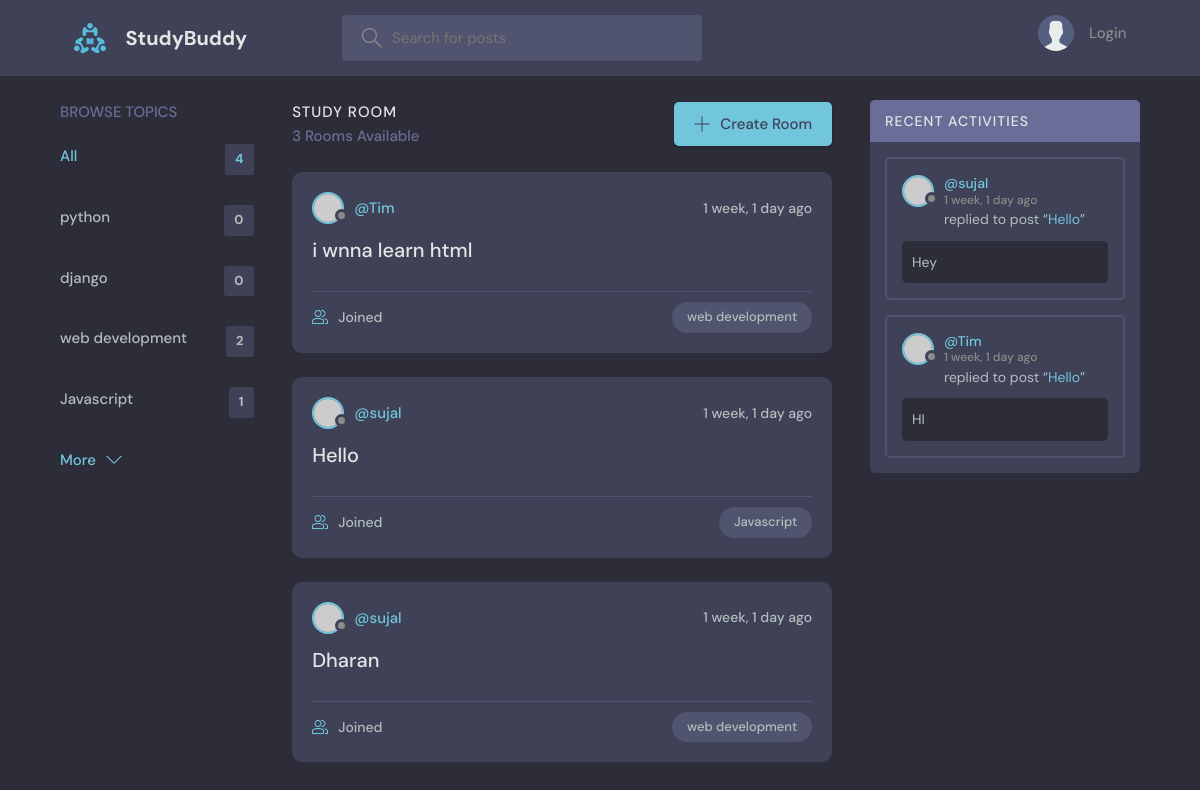
The app's page /, older data.
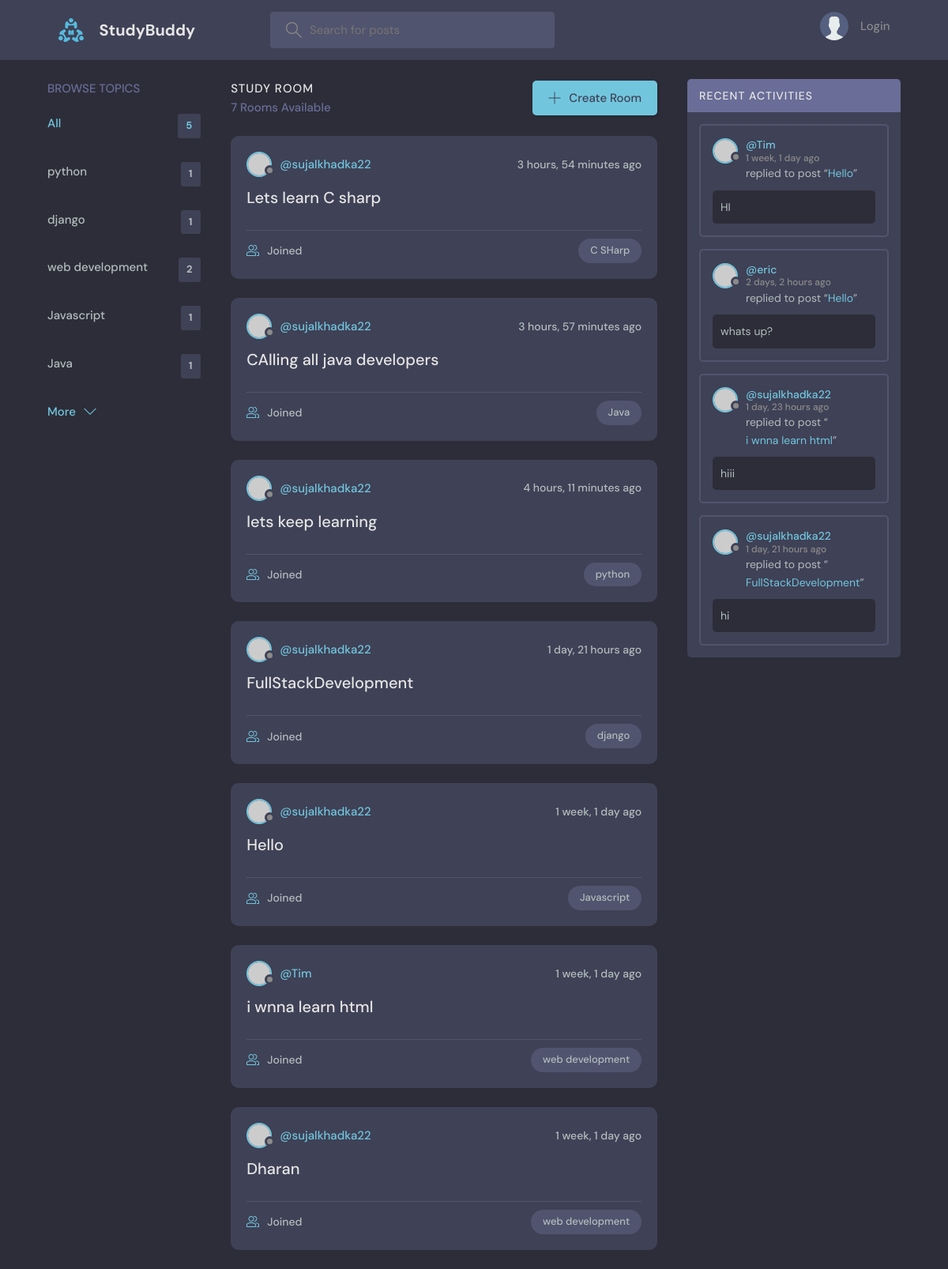
The same page, newer data.
### base/models.py (models this page shows, shortened)
class Topic(models.Model):
    name = models.CharField(max_length=200)

class Room(models.Model):
    host = models.ForeignKey(User, on_delete=models.SET_NULL, null=True)
    topic = models.ForeignKey(Topic, on_delete=models.SET_NULL, null=True)
    name = models.CharField(max_length=200)
    description = models.TextField(null=True, blank=True)
    participants = models.ManyToManyField(User, related_name="participants", blank=True)
    updated = models.DateTimeField(auto_now=True)
    created = models.DateTimeField(auto_now_add=True)
    class Meta:
        ordering = ["-updated", "-created"]
    def __str__(self):
        return str(self.name)

class Message(models.Model):
    user = models.ForeignKey(User, on_delete=models.CASCADE)
    room = models.ForeignKey(Room, on_delete=models.CASCADE)
    body = models.TextField()
    updated = models.DateTimeField(auto_now=True)
    created = models.DateTimeField(auto_now_add=True)

### base/views.py (the view)
# urls.py: path("", views.home, name="home"),
def home(request):
    q = request.GET.get("q") if request.GET.get("q") != None else ""
    rooms = Room.objects.filter(
        Q(topic__name__icontains=q) | Q(name__icontains=q) | Q(description__icontains=q)
    )
    topics = Topic.objects.all()[0:5]
    rooms_count = rooms.count()
    room_messages = Message.objects.filter(Q(room__topic__name__icontains=q))
    context = {
        "rooms": rooms,
        "topics": topics,
        "room_count": rooms_count,
        "room_messages": room_messages,
    }
    return render(request, "base/home.html", context)

### base/templates/base/home.html (shortened to what this page needs)
{% extends 'main.html' %} {% block content %}
<main class="layout layout--3">
  <div class="container">
    {% include 'base/topics_component.html' %}
    <div class="roomList">
      <div class="roomList__header">
        <div>
          <h2>Study Room</h2>
          <p>{{room_count}} Rooms Available</p>
        </div>
        <a class="btn btn--main" href="{% url 'create-room' %}">
          <svg
            version="1.1"
            xmlns="http://www.w3.org/2000/svg"
            width="32"
            height="32"
            viewBox="0 0 32 32"
          >
            <title>add</title>
            <path
              d="M16.943 0.943h-1.885v14.115h-14.115v1.885h14.115v14.115h1.885v-14.115h14.115v-1.885h-14.115v-14.115z"
            ></path>
          </svg>
          Create Room
        </a>
      </div>
      {% include 'base/feed_component.html' %}
    </div>
    {% include 'base/activity_component.html' %}
  </div>
</main>
{% endblock %}

### base/templates/base/topics_component.html
<div class="topics">
  <div class="topics__header">
    <h2>Browse Topics</h2>
  </div>
  <ul class="topics__list">
    <li>
      <a href="{% url 'home' %}" class="active"
        >All <span>{{topics.count}}</span></a
      >
    </li>
    {% for topic in topics %}
    <li>
      <a href="{% url 'home' %}?q={{topic.name}}"
        >{{topic.name}} <span>{{topic.room_set.all.count}}</span></a
      >
    </li>
    {% endfor %}
  </ul>
  <a class="btn btn--link" href="{% url 'topics' %}">
    More
    <svg
      version="1.1"
      xmlns="http://www.w3.org/2000/svg"
      width="32"
      height="32"
      viewBox="0 0 32 32"
    >
      <title>chevron-down</title>
      <path d="M16 21l-13-13h-3l16 16 16-16h-3l-13 13z"></path>
    </svg>
  </a>
</div>

### base/templates/base/feed_component.html (shortened to what this page needs)
{% for room in rooms%}
<div class="roomListRoom">
  <div class="roomListRoom__header">
    <a
      href="{% url 'user-profile' room.host.id %}"
      class="roomListRoom__author"
    >
      <div class="avatar avatar--small">
        <img src="https://randomuser.me/api/portraits/women/11.jpg" />
      </div>
      <span>@{{room.host.username}}</span>
    </a>
    <div class="roomListRoom__actions">
      <span>{{room.created|timesince}} ago</span>
    </div>
  </div>
  <div class="roomListRoom__content">
    <a href="{% url 'room' room.id %}">{{room.name}}</a>
  </div>
  <div class="roomListRoom__meta">
    <a href="{% url 'room' room.id %}" class="roomListRoom__joined">
      {{user.participants.all.count}} Joined
    </a>
    <p class="roomListRoom__topic">{{room.topic.name}}</p>
  </div>
</div>
{% endfor %}

### base/templates/base/activity_component.html (shortened to what this page needs)
<div class="activities">
  <div class="activities__header">
    <h2>Recent Activities</h2>
  </div>
  {% for message in room_messages %}
  <div class="activities__box">
    <div class="activities__boxHeader roomListRoom__header">
      <a
        href="{% url 'user-profile' message.user.id %}"
        class="roomListRoom__author"
      >
        <div class="avatar avatar--small">
          <img src="https://randomuser.me/api/portraits/women/11.jpg" />
        </div>
        <p>
          @{{message.user}}
          <span>{{message.created|timesince}} ago</span>
        </p>
      </a>
    </div>
    <div class="activities__boxContent">
      <p>
        replied to post “<a href="{%url 'room' message.room.id %}"
          >{{message.room}}</a
        >”
      </p>
      <div class="activities__boxRoomContent">{{message.body}}</div>
    </div>
  </div>
  {% endfor %}
</div>

Row changes from the older to the newer data that the page shows:
removed Message: user "sujal", created "1 week, 1 day", room "Hello", body "Hey"
computed for Topic "python": room_set.all.count "0" → "1"
computed for Topic "django": room_set.all.count "0" → "1"
added Topic: name "Java", room_set.all.count "1"
added Room: host.username "sujalkhadka22", created "3 hours, 54 minutes", name "Lets learn C sharp", topic.name "C SHarp"
added Room: host.username "sujalkhadka22", created "3 hours, 57 minutes", name "CAlling all java developers", topic.name "Java"
added Room: host.username "sujalkhadka22", created "4 hours, 11 minutes", name "lets keep learning", topic.name "python"
added Room: host.username "sujalkhadka22", created "1 day, 21 hours", name "FullStackDevelopment", topic.name "django"
changed Room "Hello": host.username "sujal" → "sujalkhadka22"; moves up the list
changed through a linked row, Room "Dharan": host.username "sujal" → "sujalkhadka22"
added Message: user "eric", created "2 days, 2 hours", room "Hello", body "whats up?"
added Message: user "sujalkhadka22", created "1 day, 23 hours", room "i wnna learn html", body "hiii"
added Message: user "sujalkhadka22", created "1 day, 21 hours", room "FullStackDevelopment", body "hi"
Text that changed along with them:
{{ topics.count }}: "4" → "5"
{{ room_count }}: "3" → "7"
